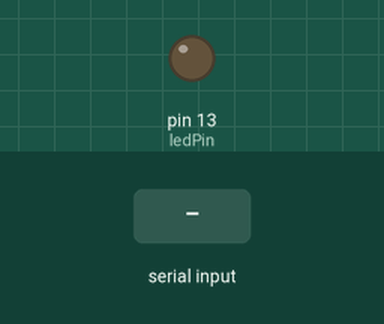
Bench run of a sketch on a simulated Arduino Uno, built with avr-gcc and run on an emulated ATmega328P. On the bench: output pins drawn as LEDs (lit = HIGH). Inputs (shaded band) come from the test bench.

Above: at 1.2 s.
1.3 s: "1" received over Serial
At 1.9 s:
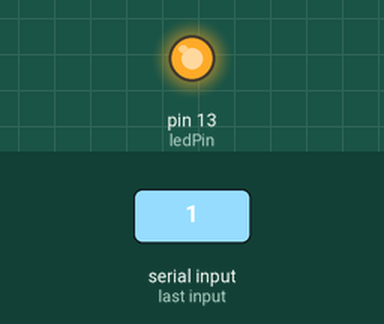
2.8 s: "0" received over Serial
At 3.2 s:
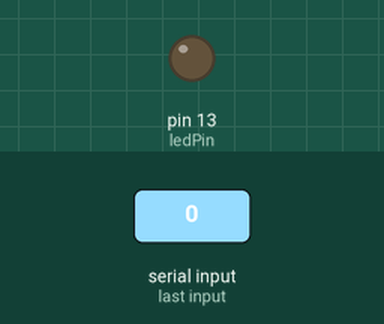
Timing chart, 0 to 5.8 s (numbered marks = the images above; inputs shaded):
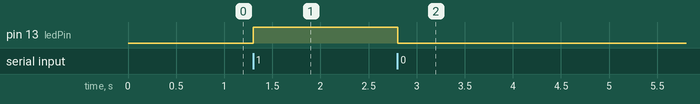

Measured:
- after the input at 1.3 s, pin 13 (ledPin): LOW → HIGH at once
- after the input at 2.8 s, pin 13 (ledPin): HIGH → LOW at once

The sketch:

oneWayComm_PtoA_Arduino.ino
```cpp
int ledPin = 13;

int val = 0;

void setup(){

  pinMode(ledPin, OUTPUT);

  Serial.begin(9600);

}

void loop(){

  if(Serial.available()){
    val = Serial.read();
  }

  //example of using analog output
  //analogWrite(somePWMPin, val);

  if(val == '1'){
    digitalWrite(ledPin, HIGH);
  }
  else {
    digitalWrite(ledPin, LOW);
  }
  delay(20);
}
```
